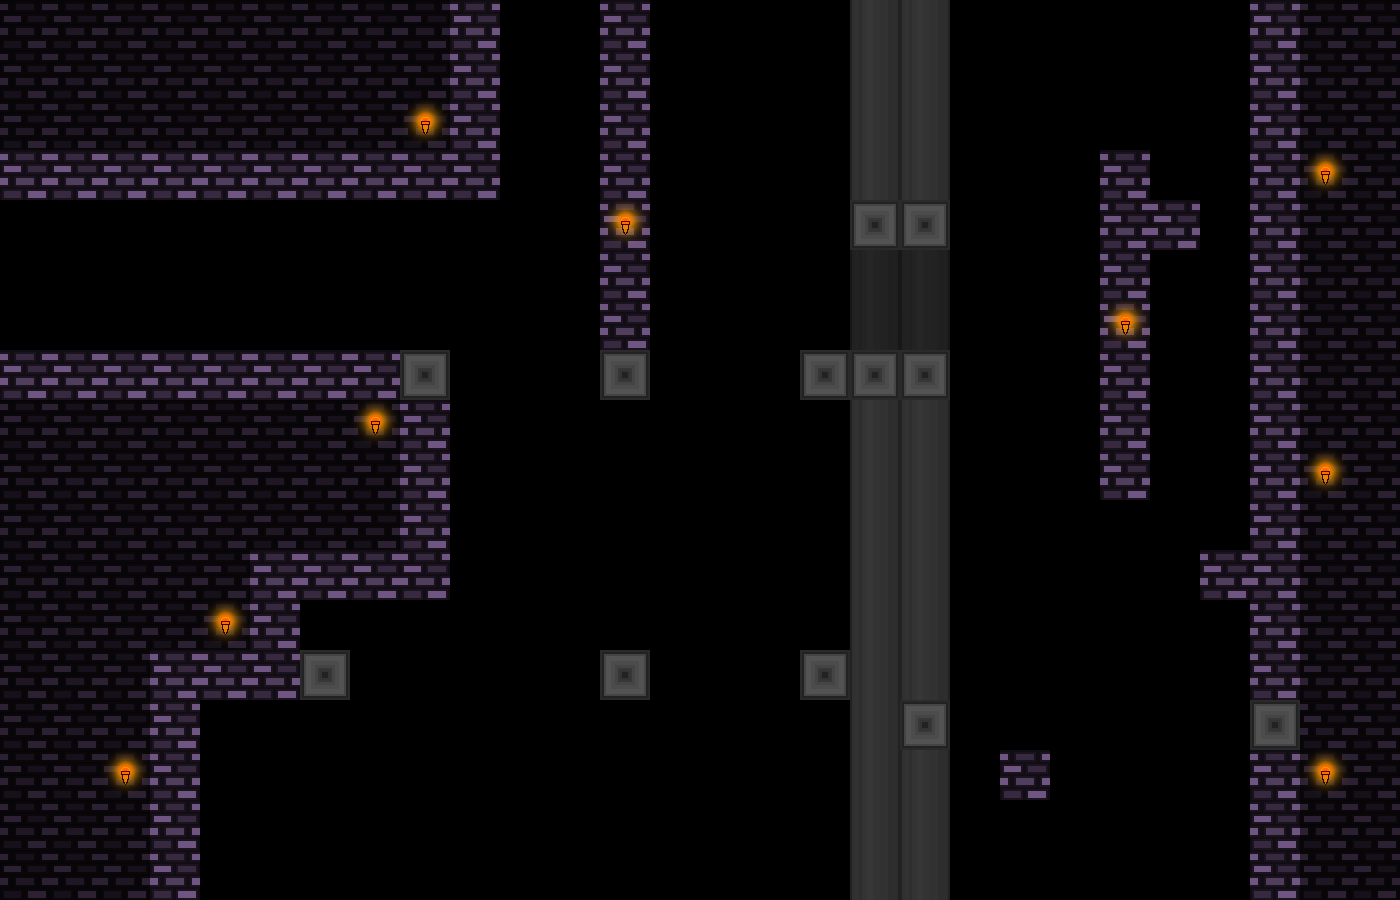

Below is a game level as drawn by its tile map, then a one-line description and the .tmx that defines it (tile-layer data replaced by summaries):
An orthogonal 28x18 tile map with 50x50 px tiles, 3 tile layers (tiles-main, tiles-deco, tiles-deco2), 9 tilesets and 87 objects (30x laser, 15x spike, 14x warp, 13x slab, 9x light, ...).

<map version="1.10" tiledversion="1.11.2" orientation="orthogonal" renderorder="right-down" width="28" height="18" tilewidth="50" tileheight="50" infinite="0" nextlayerid="22" nextobjectid="998">
 <properties>
  <property name="songName" value="rain" />
 </properties>
 <tileset firstgid="1" source="ch1-tiles.tsx" />
 <tileset firstgid="49" source="../../textures/trampoline.tsx" />
 <tileset firstgid="52" source="../../textures/save.tsx" />
 <tileset firstgid="53" source="../../textures/spike.tsx" />
 <tileset firstgid="61" source="../../textures/laser.tsx" />
 <tileset firstgid="79" source="../../textures/light.tsx" />
 <tileset firstgid="80" source="../../textures/trampoline-mini.tsx" />
 <tileset firstgid="89" source="../../textures/transition-tiles.tsx" />
 <tileset firstgid="94" source="../../textures/slab.tsx" />
 <layer id="1" name="tiles-main" width="28" height="18">
  <data>[504 cells, 109 non-empty, 3 distinct tile ids]</data>
 </layer>
 <layer id="5" name="tiles-deco" width="28" height="18">
  <data>[504 cells, 116 non-empty, 2 distinct tile ids]</data>
 </layer>
 <layer id="18" name="tiles-deco2" width="28" height="18">
  <data>[504 cells, 9 non-empty, 1 distinct tile ids]</data>
 </layer>
 <objectgroup id="16" name="falling">
  <properties>
   <property name="direction" value="down" />
  </properties>
 </objectgroup>
 <objectgroup id="13" name="platform">
  <object id="913" name="platform" gid="38" x="500" y="400" width="50" height="50">
   <properties>
    <property name="direction" value="down" />
   </properties>
  </object>
 </objectgroup>
 <objectgroup id="14" name="light">
  <object id="951" name="light" gid="79" x="325.333" y="228" width="200" height="200" />
  <object id="952" name="light" gid="79" x="22.6667" y="874.667" width="200" height="200" />
  <object id="953" name="light" gid="79" x="128" y="721.333" width="200" height="200" />
  <object id="954" name="light" gid="79" x="274.667" y="518.667" width="200" height="200" />
  <object id="955" name="light" gid="79" x="1026.67" y="421.333" width="200" height="200" />
  <object id="956" name="light" gid="79" x="1225.33" y="276" width="200" height="200" />
  <object id="957" name="light" gid="79" x="1226.67" y="572" width="200" height="200" />
  <object id="958" name="light" gid="79" x="1226.67" y="874.667" width="200" height="200" />
  <object id="997" name="light" gid="79" x="526" y="324" width="200" height="200" />
 </objectgroup>
 <objectgroup id="7" name="trampoline">
  <object id="921" name="trampoline" gid="49" x="1200" y="550" width="50" height="50" />
 </objectgroup>
 <objectgroup id="19" name="trampoline-mini">
  <object id="960" name="trampoline-mini" gid="80" x="1000" y="750" width="50" height="50">
   <properties>
    <property name="direction" value="up" />
   </properties>
  </object>
 </objectgroup>
 <objectgroup id="9" name="spike-normal">
  <object id="922" name="spike" gid="56" x="1050" y="200" width="50" height="50">
   <properties>
    <property name="id" value="3" />
   </properties>
  </object>
  <object id="923" name="spike" gid="56" x="1050" y="350" width="50" height="50">
   <properties>
    <property name="id" value="3" />
   </properties>
  </object>
  <object id="925" name="spike" gid="56" x="1050" y="400" width="50" height="50">
   <properties>
    <property name="id" value="3" />
   </properties>
  </object>
  <object id="926" name="spike" gid="56" x="1050" y="500" width="50" height="50">
   <properties>
    <property name="id" value="3" />
   </properties>
  </object>
  <object id="927" name="spike" gid="60" x="1050" y="250" width="50" height="50">
   <properties>
    <property name="id" value="7" />
   </properties>
  </object>
  <object id="928" name="spike" gid="60" x="1050" y="300" width="50" height="50">
   <properties>
    <property name="id" value="7" />
   </properties>
  </object>
  <object id="930" name="spike" gid="60" x="1050" y="450" width="50" height="50">
   <properties>
    <property name="id" value="7" />
   </properties>
  </object>
  <object id="931" name="spike" gid="59" x="950" y="840" width="50" height="50">
   <properties>
    <property name="id" value="6" />
   </properties>
  </object>
  <object id="932" name="spike" gid="59" x="1000" y="840" width="50" height="50">
   <properties>
    <property name="id" value="6" />
   </properties>
  </object>
  <object id="933" name="spike" gid="59" x="1050" y="840" width="50" height="50">
   <properties>
    <property name="id" value="6" />
   </properties>
  </object>
  <object id="934" name="spike" gid="59" x="1200" y="840" width="50" height="50">
   <properties>
    <property name="id" value="6" />
   </properties>
  </object>
  <object id="935" name="spike" gid="59" x="1200" y="840" width="50" height="50">
   <properties>
    <property name="id" value="6" />
   </properties>
  </object>
  <object id="936" name="spike" gid="59" x="1150" y="840" width="50" height="50">
   <properties>
    <property name="id" value="6" />
   </properties>
  </object>
  <object id="937" name="spike" gid="59" x="1100" y="840" width="50" height="50">
   <properties>
    <property name="id" value="6" />
   </properties>
  </object>
  <object id="950" name="spike" gid="55" x="1150" y="300" width="50" height="50">
   <properties>
    <property name="id" value="2" />
   </properties>
  </object>
 </objectgroup>
 <objectgroup id="8" name="save" />
 <objectgroup id="10" name="laser">
  <object id="890" name="laser" gid="61" x="450" y="400" width="50" height="50">
   <properties>
    <property name="direction" value="h" />
   </properties>
  </object>
  <object id="891" name="laser" gid="61" x="550" y="400" width="50" height="50">
   <properties>
    <property name="direction" value="h" />
   </properties>
  </object>
  <object id="892" name="laser" gid="67" x="800" y="450" width="50" height="50">
   <properties>
    <property name="direction" value="v" />
   </properties>
  </object>
  <object id="893" name="laser" gid="67" x="800" y="500" width="50" height="50">
   <properties>
    <property name="direction" value="v" />
   </properties>
  </object>
  <object id="894" name="laser" gid="67" x="800" y="550" width="50" height="50">
   <properties>
    <property name="direction" value="v" />
   </properties>
  </object>
  <object id="895" name="laser" gid="67" x="800" y="600" width="50" height="50">
   <properties>
    <property name="direction" value="v" />
   </properties>
  </object>
  <object id="896" name="laser" gid="67" x="800" y="650" width="50" height="50">
   <properties>
    <property name="direction" value="v" />
   </properties>
  </object>
  <object id="897" name="laser" gid="61" x="550" y="700" width="50" height="50">
   <properties>
    <property name="direction" value="h" />
   </properties>
  </object>
  <object id="898" name="laser" gid="61" x="500" y="700" width="50" height="50">
   <properties>
    <property name="direction" value="h" />
   </properties>
  </object>
  <object id="899" name="laser" gid="61" x="450" y="700" width="50" height="50">
   <properties>
    <property name="direction" value="h" />
   </properties>
  </object>
  <object id="900" name="laser" gid="61" x="400" y="700" width="50" height="50">
   <properties>
    <property name="direction" value="h" />
   </properties>
  </object>
  </objectgroup>
 <objectgroup id="11" name="bg">
  <properties>
   <property name="bgName" value="castleBG" />
  </properties>
 </objectgroup>
 <objectgroup id="21" name="slab">
  <!-- 13 objects omitted --></objectgroup>
 <objectgroup id="12" name="mapEffect">
  <properties>
   <property name="effectType" value="none" />
  </properties>
 </objectgroup>
 <objectgroup id="15" name="music">
  <properties>
   <property name="songName" value="castle1" />
  </properties>
 </objectgroup>
 <objectgroup id="20" name="warps">
  <!-- 17 objects omitted --></objectgroup>
</map>
<!-- 49 of 87 objects omitted -->
